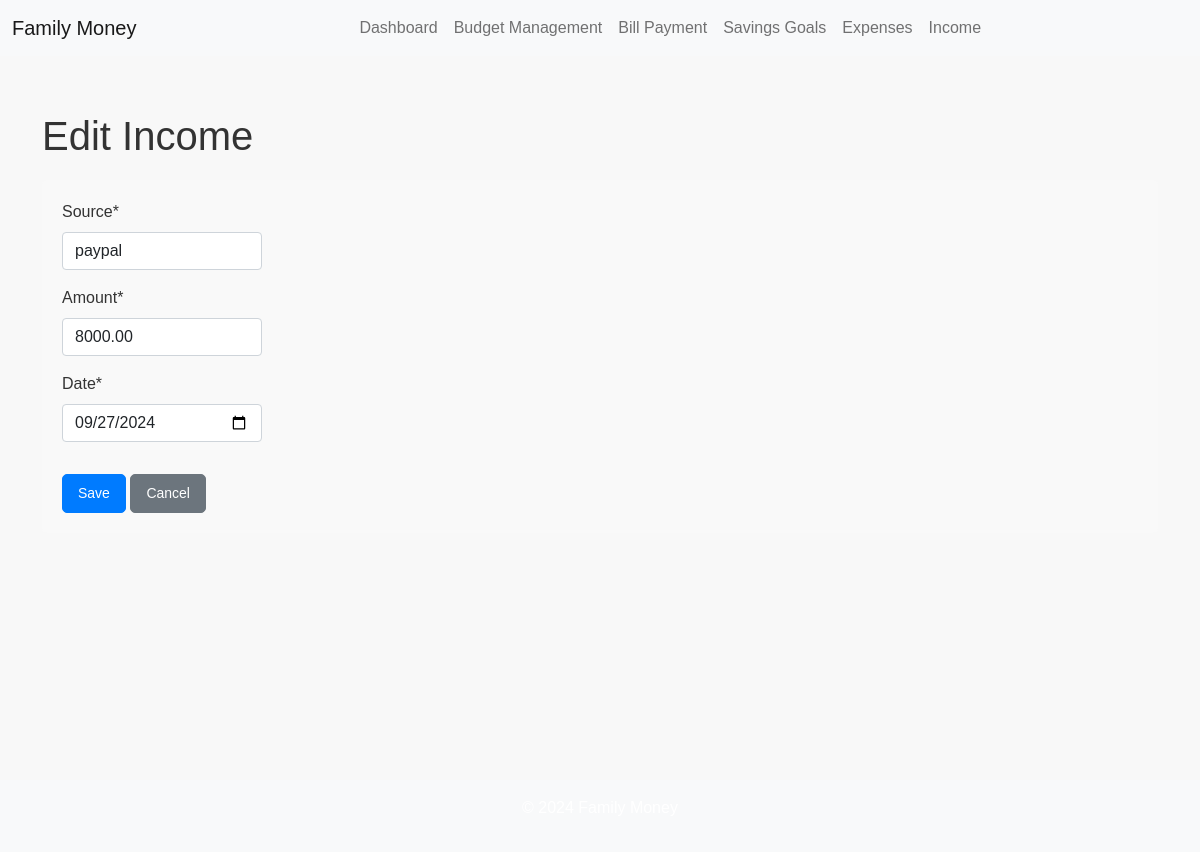
/financials/income/1/edit/, run on the app's committed database.
### financials/models.py (models this page shows, shortened)
class Income(models.Model):
    source = models.CharField(max_length=100)
    amount = models.DecimalField(max_digits=10, decimal_places=2)
    date = models.DateField()

### financials/views.py (the view)
# urls.py: path('income/<int:pk>/edit/', IncomeUpdateView.as_view(), name='income_edit'),
class IncomeUpdateView(UpdateView):
    model = Income
    form_class = IncomeForm
    template_name = 'financials/income_form.html'
    success_url = reverse_lazy('financials:income_list')

### financials/forms.py
class IncomeForm(forms.ModelForm):
    class Meta:
        model = Income
        fields = ['source', 'amount', 'date']
        widgets = {
            'source': forms.TextInput(attrs={'class': 'form-control short-input'}),
            'amount': forms.NumberInput(attrs={'class': 'form-control short-input'}),
            'date': forms.DateInput(attrs={'class': 'form-control short-input', 'type': 'date'}),
        }

### financials/templates/financials/income_form.html
{% extends 'base.html' %} {% load crispy_forms_tags %}
{% block content %}
<h1>{% if object %}Edit Income{% else %}Add New Income{% endif %}</h1>
<form method="POST" class="mb-3">
  {% csrf_token %} {{ form|crispy }}
  <button type="submit" class="btn btn-primary mt-3">Save</button>
  <a href="{% url 'financials:income_list' %}" class="btn btn-secondary mt-3"
    >Cancel</a
  >
</form>
{% endblock %}

### static/css/styles.css (style rules this page uses)
body { font-family: Arial, sans-serif; background-color: #f8f8f8; color: #333; margin: 0; padding: 0; }
.btn { border-radius: 5px; padding: 8px 15px; font-size: 14px; }

### financials/static/financials/financials.css (style rules this page uses)
form { margin: 20px 0; background-color: #f9f9f9; padding: 20px; border-radius: 5px; }
.btn-primary { background-color: #007bff; border-color: #007bff; }
form input.short-input { width: 200px !important; }
input.short-input, select.short-input { width: 200px !important; }

### data on the page
Income: source "paypal", amount "8000.00", date "09/27/2024"
